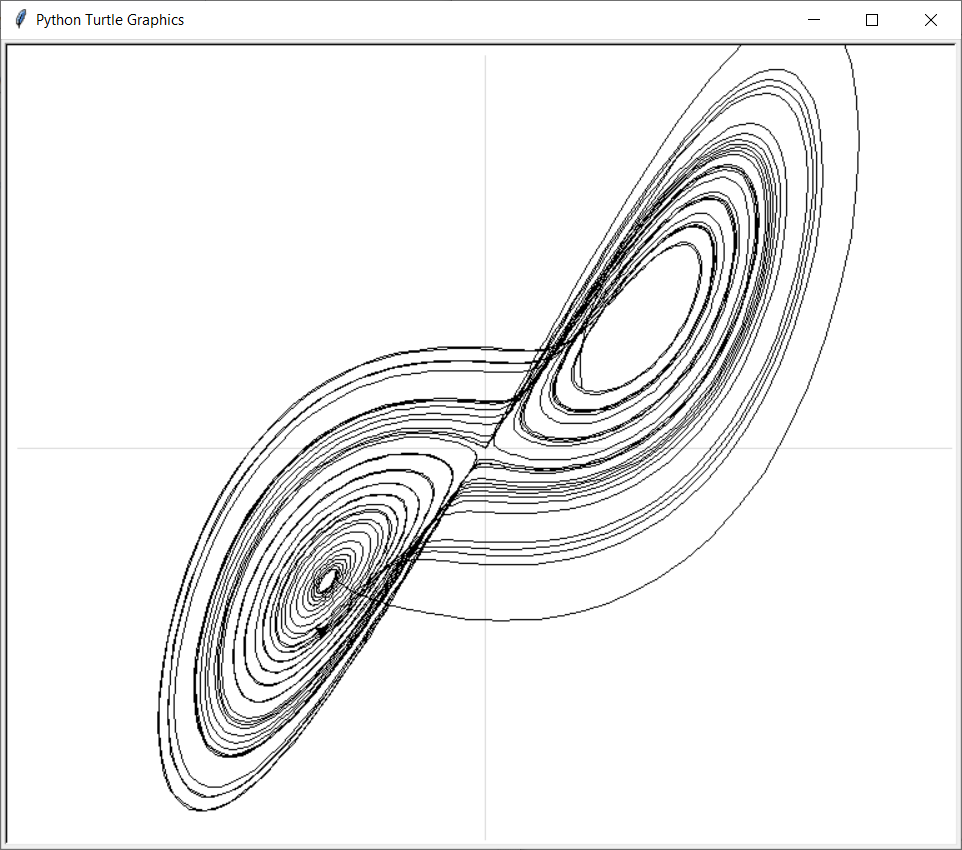

This figure's Python source:
from turtle import Turtle, Screen

screen = Screen()
screen.setworldcoordinates(-400, -400, 400, 400)

turtle = Turtle()
turtle.speed('fastest')
turtle.penup();

M = 1
N = 30000
u0 = 0.82
v0 = 0.63
w0 = 0.74

s = 16.0
r = 46.5
b = 4.0
h = 0.001

u = u0
v = v0
w = w0
us = 0
vs = 0
ws = 0

turtle.pencolor('#dddddd')
turtle.penup()
turtle.goto(-400,0)
turtle.pendown()
turtle.forward(800)

turtle.penup()
turtle.goto(0,400)
turtle.right(90)
turtle.pendown()
turtle.forward(800)

turtle.pencolor('black')
turtle.penup()
turtle.goto(round(u * 100), round(v * 100));
turtle.pendown()

fast = 5
count = -1

for j in range(N):
    for i in range(M):
        us = u + h*s*(v - u)
        vs = v + h*(r*u - v - 20.0*u*w)
        ws = w + h*(5.0*u*v - b*w)

        u = us
        v = vs
        w = ws

        count = count + 1
        if count % fast != 0:
            continue;
        
        turtle.goto(round(u * 100), round(v * 100));
        turtle.pendown()

screen.exitonclick()
